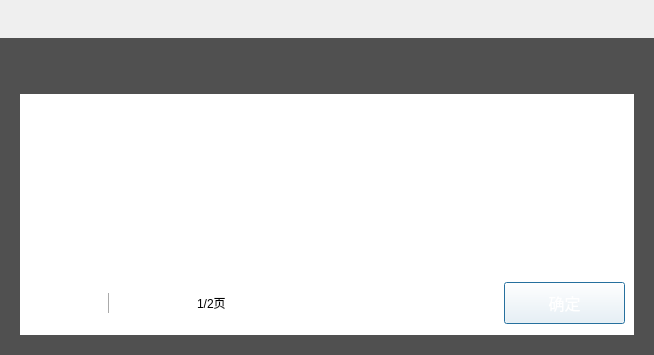
<?xml version="1.0" encoding="UTF-8"?>
<ui version="4.0">
 <class>BCSRelateDlg</class>
 <widget class="QDialog" name="BCSRelateDlg">
  <property name="geometry">
   <rect>
    <x>0</x>
    <y>0</y>
    <width>654</width>
    <height>355</height>
   </rect>
  </property>
  <property name="minimumSize">
   <size>
    <width>654</width>
    <height>355</height>
   </size>
  </property>
  <property name="maximumSize">
   <size>
    <width>654</width>
    <height>355</height>
   </size>
  </property>
  <property name="windowTitle">
   <string>Dialog</string>
  </property>
  <layout class="QVBoxLayout" name="verticalLayout">
   <property name="spacing">
    <number>0</number>
   </property>
   <property name="leftMargin">
    <number>0</number>
   </property>
   <property name="topMargin">
    <number>0</number>
   </property>
   <property name="rightMargin">
    <number>0</number>
   </property>
   <property name="bottomMargin">
    <number>0</number>
   </property>
   <item>
    <widget class="TitleBarWidget" name="titleWidget" native="true">
     <property name="minimumSize">
      <size>
       <width>0</width>
       <height>38</height>
      </size>
     </property>
     <property name="maximumSize">
      <size>
       <width>16777215</width>
       <height>38</height>
      </size>
     </property>
    </widget>
   </item>
   <item>
    <widget class="QWidget" name="skinWidget" native="true">
     <property name="styleSheet">
      <string notr="true">QWidget#skinWidget{
	background-color:#505050;
}</string>
     </property>
     <layout class="QVBoxLayout" name="verticalLayout_2">
      <property name="spacing">
       <number>0</number>
      </property>
      <property name="leftMargin">
       <number>20</number>
      </property>
      <property name="topMargin">
       <number>20</number>
      </property>
      <property name="rightMargin">
       <number>20</number>
      </property>
      <property name="bottomMargin">
       <number>20</number>
      </property>
      <item>
       <widget class="BCSRelateDlgTitleWidget" name="topWidget" native="true">
        <property name="minimumSize">
         <size>
          <width>0</width>
          <height>36</height>
         </size>
        </property>
       </widget>
      </item>
      <item>
       <widget class="BCSRelateDlgListView" name="listView">
        <property name="minimumSize">
         <size>
          <width>0</width>
          <height>0</height>
         </size>
        </property>
        <property name="maximumSize">
         <size>
          <width>16777215</width>
          <height>16777215</height>
         </size>
        </property>
        <property name="focusPolicy">
         <enum>Qt::NoFocus</enum>
        </property>
        <property name="styleSheet">
         <string notr="true">QListView{
	border:none;
	background-color: #ffffff;
}
</string>
        </property>
        <property name="verticalScrollBarPolicy">
         <enum>Qt::ScrollBarAlwaysOff</enum>
        </property>
        <property name="horizontalScrollBarPolicy">
         <enum>Qt::ScrollBarAlwaysOff</enum>
        </property>
       </widget>
      </item>
      <item>
       <widget class="QWidget" name="widget" native="true">
        <property name="minimumSize">
         <size>
          <width>0</width>
          <height>64</height>
         </size>
        </property>
        <property name="maximumSize">
         <size>
          <width>16777215</width>
          <height>64</height>
         </size>
        </property>
        <property name="styleSheet">
         <string notr="true">background-color: #ffffff;;</string>
        </property>
        <layout class="QHBoxLayout" name="horizontalLayout">
         <property name="spacing">
          <number>0</number>
         </property>
         <property name="leftMargin">
          <number>0</number>
         </property>
         <property name="topMargin">
          <number>0</number>
         </property>
         <property name="rightMargin">
          <number>9</number>
         </property>
         <property name="bottomMargin">
          <number>0</number>
         </property>
         <item>
          <widget class="QPushButton" name="lastPageButton">
           <property name="minimumSize">
            <size>
             <width>87</width>
             <height>37</height>
            </size>
           </property>
           <property name="maximumSize">
            <size>
             <width>87</width>
             <height>37</height>
            </size>
           </property>
           <property name="focusPolicy">
            <enum>Qt::NoFocus</enum>
           </property>
           <property name="styleSheet">
            <string notr="true">QPushButton
{
	border:none;
	background-image: url(:/saleImage/btn-up-nomal.png);
}

QPushButton:pressed
{
	background-image: url(:/saleImage/btn-up-pess.png);
}

QPushButton:disabled
{
background-image: url(:/saleImage/btn-up-disable.png);
}</string>
           </property>
           <property name="text">
            <string/>
           </property>
          </widget>
         </item>
         <item>
          <widget class="QFrame" name="frame">
           <property name="minimumSize">
            <size>
             <width>0</width>
             <height>22</height>
            </size>
           </property>
           <property name="maximumSize">
            <size>
             <width>16777215</width>
             <height>22</height>
            </size>
           </property>
           <property name="frameShape">
            <enum>QFrame::VLine</enum>
           </property>
           <property name="frameShadow">
            <enum>QFrame::Raised</enum>
           </property>
          </widget>
         </item>
         <item>
          <widget class="QPushButton" name="nextPageButton">
           <property name="minimumSize">
            <size>
             <width>87</width>
             <height>37</height>
            </size>
           </property>
           <property name="maximumSize">
            <size>
             <width>87</width>
             <height>37</height>
            </size>
           </property>
           <property name="focusPolicy">
            <enum>Qt::NoFocus</enum>
           </property>
           <property name="styleSheet">
            <string notr="true">QPushButton
{
	border:none;
	background-image: url(:/saleImage/btn-down-nomal.png);
}

QPushButton:pressed
{
	background-image: url(:/saleImage/btn-down-pess.png);
}

QPushButton:disabled
{
background-image: url(:/saleImage/btn-down-disabled.png);
}</string>
           </property>
           <property name="text">
            <string/>
           </property>
          </widget>
         </item>
         <item>
          <widget class="QLabel" name="pageLabel">
           <property name="maximumSize">
            <size>
             <width>410</width>
             <height>16777215</height>
            </size>
           </property>
           <property name="text">
            <string>1/2页</string>
           </property>
          </widget>
         </item>
         <item>
          <spacer name="horizontalSpacer">
           <property name="orientation">
            <enum>Qt::Horizontal</enum>
           </property>
           <property name="sizeHint" stdset="0">
            <size>
             <width>40</width>
             <height>20</height>
            </size>
           </property>
          </spacer>
         </item>
         <item>
          <widget class="QPushButton" name="confirmButton">
           <property name="sizePolicy">
            <sizepolicy hsizetype="Minimum" vsizetype="Minimum">
             <horstretch>0</horstretch>
             <verstretch>0</verstretch>
            </sizepolicy>
           </property>
           <property name="minimumSize">
            <size>
             <width>121</width>
             <height>42</height>
            </size>
           </property>
           <property name="maximumSize">
            <size>
             <width>16777215</width>
             <height>42</height>
            </size>
           </property>
           <property name="styleSheet">
            <string notr="true">QPushButton{
	font-size:16px;
	color:#ffffff;
	border-image: url(:/adjustPrice/orangeButton.png);
}

QPushButton:pressed{
	border-image: url(:/adjustPrice/OrangeButtonPress.png);
}

QPushButton:disabled{
	border-image: url(:/adjustPrice/buttonDisable.png);
}</string>
           </property>
           <property name="text">
            <string>确定</string>
           </property>
          </widget>
         </item>
        </layout>
       </widget>
      </item>
     </layout>
    </widget>
   </item>
  </layout>
 </widget>
 <customwidgets>
  <customwidget>
   <class>TitleBarWidget</class>
   <extends>QWidget</extends>
   <header>TitleBarWidget.h</header>
   <container>1</container>
  </customwidget>
  <customwidget>
   <class>BCSRelateDlgTitleWidget</class>
   <extends>QWidget</extends>
   <header>BCSRelateDlgTitleWidget.h</header>
   <container>1</container>
  </customwidget>
  <customwidget>
   <class>BCSRelateDlgListView</class>
   <extends>QListView</extends>
   <header>BCSRelateDlgListView.h</header>
  </customwidget>
 </customwidgets>
 <resources/>
 <connections/>
</ui>
